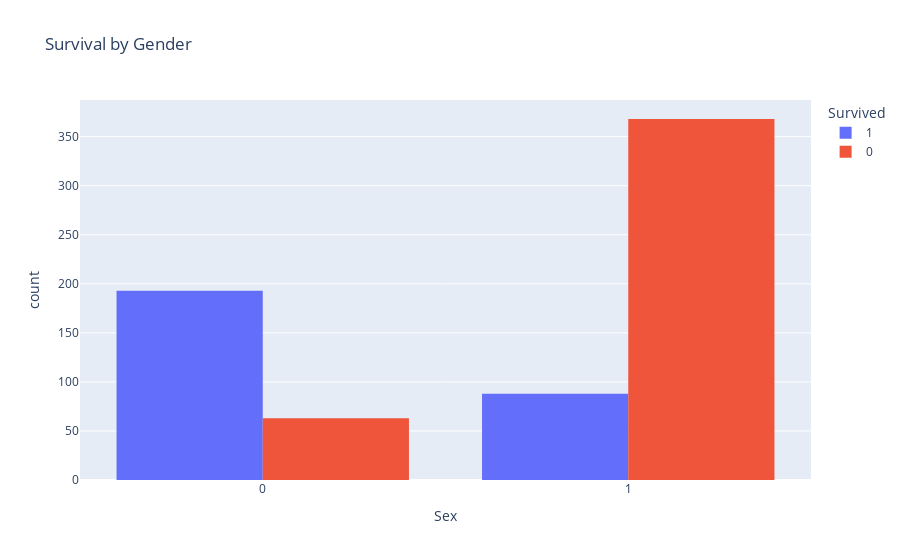

Notebook code cell kept with this figure:
### Code cell
fig = px.histogram(train, x='Sex', color='Survived',
                   title='Survival by Gender',
                   barmode='group')
fig.show()

### Figure 1 — Plotly figure (JSON) as saved in the notebook; plotly's stock layout.template omitted (floating-point values rounded to 4 significant figures; data arrays with more than 128 entries replaced by an {"elided": "..."} marker saying what was removed)
{"data": [{"alignmentgroup": "True", "bingroup": "x", "hovertemplate": "Survived=1<br>Sex=%{x}<br>count=%{y}<extra></extra>", "legendgroup": "1", "marker": {"color": "#636efa", "pattern": {"shape": ""}}, "name": "1", "offsetgroup": "1", "orientation": "v", "showlegend": true, "type": "histogram", "x": {"elided": "281 int values"}, "xaxis": "x", "yaxis": "y"}, {"alignmentgroup": "True", "bingroup": "x", "hovertemplate": "Survived=0<br>Sex=%{x}<br>count=%{y}<extra></extra>", "legendgroup": "0", "marker": {"color": "#EF553B", "pattern": {"shape": ""}}, "name": "0", "offsetgroup": "0", "orientation": "v", "showlegend": true, "type": "histogram", "x": {"elided": "431 int values"}, "xaxis": "x", "yaxis": "y"}], "layout": {"barmode": "group", "legend": {"title": {"text": "Survived"}, "tracegroupgap": 0}, "title": {"text": "Survival by Gender"}, "xaxis": {"anchor": "y", "domain": [0, 1], "title": {"text": "Sex"}}, "yaxis": {"anchor": "x", "domain": [0, 1], "title": {"text": "count"}}}}
